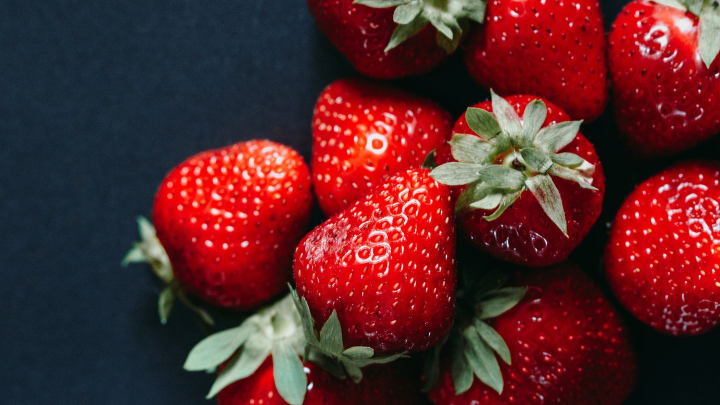
#> input picture 2_colors/strawberry.jpg, 1440 x 810 px (shown at 1/2 size)
$ jupyter execute --allow-errors 2_Exercise_solutions_moodle.ipynb
#> lines starting #> are read from the running program, lines starting #| are printed output that depends on the picture
# FBSP: Image processing - Colors
#### Author: Nick Yao Larsen
#### Email: nylarsen@cfin.au.dk

In this tutorial, we'll delve into the basics of how to understand colors of digital images

## Exercise 1
1. Load the image ```strawberry.jpg```
    * This image is available on Moodle, download it and save it in your own folder.
2. Display the image in a figure
3. Look at the pixel at positon (406, 350) (x, y)
    * Why are the values organized in this way? Explain it in your own words
4. Separate the red, green, and blue channels of an RGB image + create subplots
5. For each pixel, swap the color channels, such that the green value is now used for the red channel, the blue value is used for the green channel, and the red value is used for the blue channel.

## Exercise 2
1. Load the image ```blood1.tif```
    * This image is available on Moodle, download it and save it in your own folder.
2. What type of image is this? If it is indexed, convert it to grayscale.
3. Create your own colormap with the colors: black, blue, green, cyan, yellow, and white.
4. Slice the intensity levels (0-255) into 6 levels.
5. Create a subplot with tree images. In the left image you should display the original image with the grayscale values middle image using the colormap you created, and the right image you should display the image using 6 colors from the colormap ‘hot’
6. Convert the original image to double format
7. Flatten the data and plot histogram
8. Choose some threshold values based on the histogram (up to yourself)
9. Slice the image into sections based on your defined  threshold values

## Optional - Exercise 3 (No Solution is made yet)
1.Create a new image of size 200x200 pixels. Make vertical stripes in the image, such
that the first 10 columns are red, then 10 green columns, and 10 blue columns. Repeat
this pattern across the image.
2. Plot this image.

### Import libraries

[cell 1]
from skimage import io
import skimage
import numpy as np
import matplotlib.pyplot as plt

## Exercise 1
### 1.1 Load the image ```strawberry.jpg```
This image is available on Moodle, download it and save it in your own folder.

[cell 2]
## CODE HERE

[cell 3]
# Load the image
image_path = 'strawberry.jpg'
img = io.imread(image_path)
#> img is the input picture: shape (810, 1440, 3); mean R, G, B 91, 38.7, 41.7

### 1.2 Display the image

[cell 4]
## CODE HERE

[cell 5]
# Plot the image
plt.imshow(img)
plt.show()

# plt.imshow(image[350:360,405:410])
# plt.show()

### 1.3 Look at specific pixel
Get the value at the pixel at positon (406, 350) (x, y) - Visualized with the blue dot

**Question**: Why are the values organized in this way? Explain it in your own words

[cell 6]
# Create a figure and axis
fig, ax = plt.subplots()

# Display the image
ax.imshow(img)

# Define the coordinates of the point you want to plot
point_coordinates = (406, 350)  # Adjust these coordinates as needed

# Plot a red point on top of the image
ax.plot(point_coordinates[1], point_coordinates[0], 'bo')  # Matplotlib uses (y, x) order

# Show the plot
plt.show()
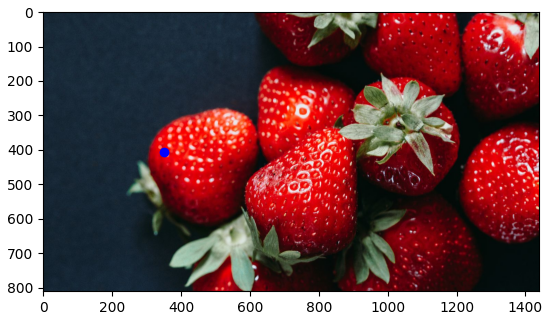
#> figure drawn by matplotlib, 1 panel

[cell 7]
## CODE HERE

[cell 8]
# Look at the pixel at positon (406, 350) (x, y)
# Why do we have these values???
img[350,406]
#> Out = [255, 4, 0]

### 1.4 Separate the red, green, and blue channels of an RGB image
1. Separate the red, green, and blue channels of an RGB image
2. Create a (2,2) subplot, where you show the original image and the image of each channel.

Question:
* Why do you think you pixels are lighter and some are darker for the different channels?

Hint: Think about the channels you need to pick to display the images

[cell 9]
## CODE HERE

[cell 10]
# Separate the RGB channels
red_channel = img[:, :, 0]
green_channel = img[:, :, 1]
blue_channel = img[:, :, 2]

# Create new imgs for each channel
red_img = np.zeros_like(img)
red_img[:, :, 0] = red_channel
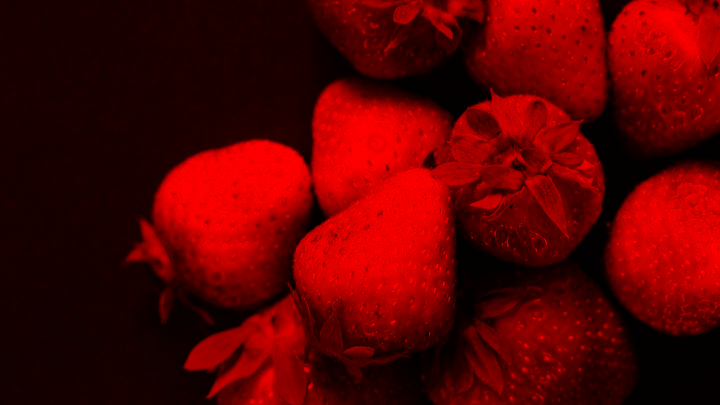
#> red_img: shape (810, 1440, 3) (shown at 1/2 size); mean of channels 0, 1, 2 91, 0, 0; drawn as R, G, B

green_img = np.zeros_like(img)
green_img[:, :, 1] = green_channel
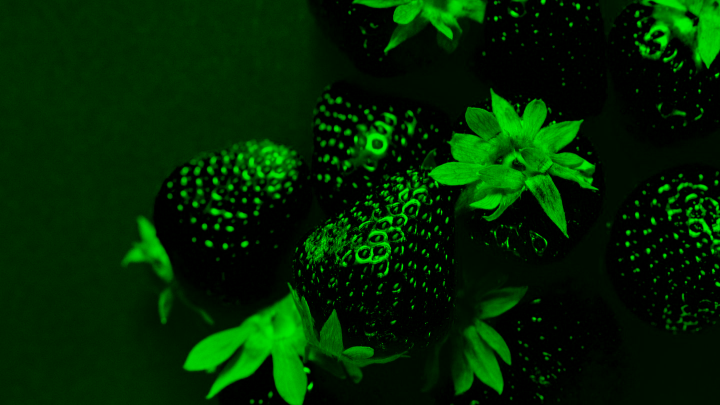
#> green_img: shape (810, 1440, 3) (shown at 1/2 size); mean of channels 0, 1, 2 0, 38.7, 0; drawn as R, G, B

blue_img = np.zeros_like(img)
blue_img[:, :, 2] = blue_channel
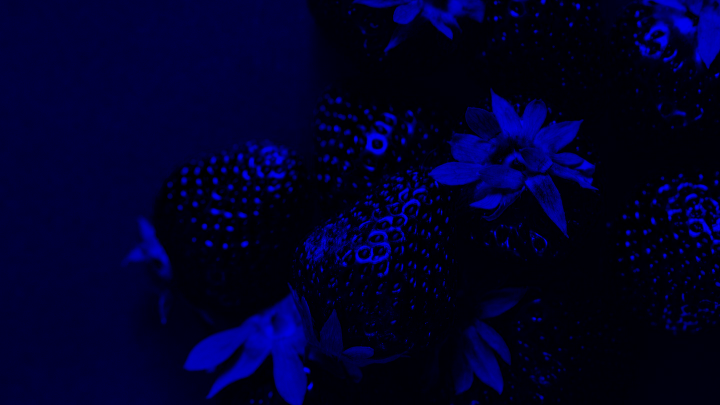
#> blue_img: shape (810, 1440, 3) (shown at 1/2 size); mean of channels 0, 1, 2 0, 0, 41.7; drawn as R, G, B

# Display the original and separated channels
fig, axes = plt.subplots(2, 2, figsize=(12, 7))

axes[0][0].imshow(img)
axes[0][0].set_title('Original img')

axes[0][1].imshow(red_img)
axes[0][1].set_title('Red Channel')

axes[1][0].imshow(green_img)
axes[1][0].set_title('Green Channel')

axes[1][1].imshow(blue_img)
axes[1][1].set_title('Blue Channel')

for ax in axes.ravel():
    ax.set_axis_off()

plt.show()

### 1.5 Swap color channels
For each pixel, swap the color channels, such that the green value is now used for the red channel,
<br>
the blue value is used for the green channel, and the red value is used for the blue channel.

Essentially:
* green => red, blue => green, red => blue

[cell 11]
## CODE HERE

[cell 12]
# Create a deep copy of the img
img_new = np.copy(img)

# Swap color channels using array slicing
#img_new[:, :, [0, 1, 2]] = img_new[:, :, [2, 0, 1]]
img_new[:, :, [0, 1, 2]] = img_new[:, :, [1, 2, 0]]
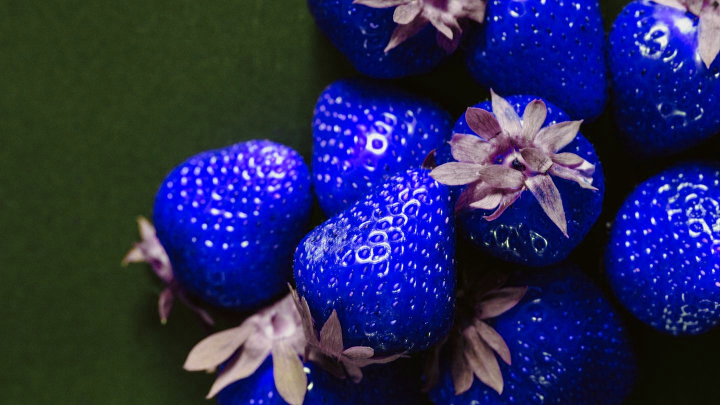
#> img_new: shape (810, 1440, 3) (shown at 1/2 size); mean R, G, B 38.7, 41.7, 91
# Create a subplot to show both the original img and the img with swapped colors
fig, axes = plt.subplots(1, 2, figsize=(12, 9))

axes[0].imshow(img)
axes[0].set_title('Original img')

axes[1].imshow(img_new)
axes[1].set_title('img with Swapped Colors')

for ax in axes:
    ax.axis('off')

plt.show()

Now you can do some **Photoshop** by yourself by doing some coding 😊

## Exercise 2
1. Load the image ```blood1.tif```
    * This image is available on Moodle, download it and save it in your own folder.
2. What type of image is this? If it is indexed, convert it to grayscale.
    * Disply the image
3. Create your own colormap with the colors: black, blue, green, cyan, yellow, and white.
4. Slice the intensity levels (0-255) into 6 levels.
5. Create a subplot with two images. In the left image you should display the image using
the colormap you created. In the right image you should display the image using 6
colors from the colormap ‘hot’

### Import Libraries

[cell 13]
from matplotlib.colors import LinearSegmentedColormap
from matplotlib.colors import ListedColormap
import matplotlib.cm as cm

### 2.1 Load the image ```blood1.tif```

* This image is available on Moodle, download it and save it in your own folder.

[cell 14]
## CODE HERE

[cell 15]
# Load the image 'blood1.tif'
img = skimage.io.imread('blood1.tif')
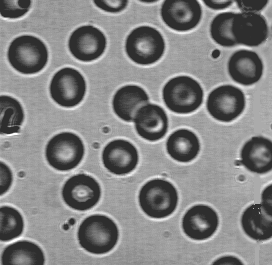
#> input picture 2_colors/blood1.tif, 272 x 265 px
#> img is the input picture: shape (265, 272); min 46, max 255, mean 129.8

### 2.2 What type of image is this?
If it is indexed, convert it to grayscale.
* Disply the image

[cell 16]
## CODE HERE

[cell 17]
plt.imshow(img, cmap="gray")
plt.show()

### 2.3 Create your own colormap with the colors:
The colors should be: ["black", "white", "magenta", "blue", "yellow", "red"]

Hint, use the imported package ```ListedColormap```

[cell 18]
## CODE HERE

[cell 19]
# Specify distinct colors for each segment
segment_colors = ["black", "white", "magenta", "blue", "yellow", "red"]

# Create a ListedColormap
mycmap = ListedColormap(segment_colors)
mycmap

### 2.4 Slice the intensity levels (0-255) into 6 levels.
Remember, now we need to slice the intensity levels into 6 levels in this case.

An Example of the idea of slicing is shown down below

We will do the slicing just by dvidide the intensity values of 0-255 into N (6) equal steps

You can get some inspiration of during this by using the package ```np.digitize```

An example of the idea of slicing is shown **down below**:

[cell 20]
# Generate some sample data, which could be your image data (even though it is 1D)
data = np.array([1.5, 2.5, 4.0, 5.3, 5.9, 6.0, 7.2])

# Define bin edges. The bin edges will work as those
bin_edges = np.array([2.0, 4.0, 6.0])

# Use np.digitize to assign each data point to a bin
digitized_data = np.digitize(data, bins=bin_edges)

# Print the results
for i, value in enumerate(data):
    print(f"Data point {value} is in bin {digitized_data[i]}")

[cell 21]
np.unique(digitized_data)

Here, ```digitized_data``` indicates which bin each value in data belongs to.

* 1.5 is less than 2.0, so it's in bin 0.
* 2.5 is between 2.0 and 4.0, so it's in bin 1.
* 4.0 is exactly at the edge, so it's in bin 2.
* 5.3 is between 4.0 and 6.0, so it's in bin 2.
* 5.9 is between 4.0 and 6.0, so it's in bin 2.
* 6.0 is exactly at the edge, so it's in bin 3.
* 7.2 is greater than 6.0, so it's in bin 3.

So, the intervals of the different bins are:
* 0-2 (bin 0)
* 2-4 (bin 1)
* 4-6 (bin 2)
* 6-... (bin 3)

So, in this case when we got 6 levels of colors, we need to define a ```bin_edges``` to have a 0-5 different bins (N=6) in total
You can do that manually, or try to make a concatenated for loop using ```np.array```
```bin_edges = np.array([... for i in ....])```
where len(bin_edges) = 6

[cell 22]
## CODE HERE

[cell 23]
# Specify distinct colors for each segment
segment_colors = ["black", "white", "magenta", "blue", "yellow", "red"]
num_categories = (len(segment_colors)+1)
bin_edges = np.array([i*np.round(255/num_categories) for i in np.arange(1,num_categories)]).astype(int)


num_categories = (len(segment_colors)+1)
bin_edges = np.array([i*np.round(255/num_categories) for i in np.arange(1,num_categories)]).astype(int)
# Slice the image into 6 levels
img_levels = np.digitize(img, bins=bin_edges)
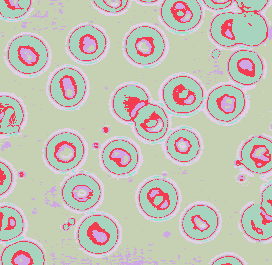
#> img_levels: shape (265, 272) int64; 6 distinct labels, from 1 to 6; one colour per label, 0 black

### 2.5 Create a subplot with two images.
In the left image you should display the image using the colormap you created.
In the right image you should display the image using 6 colors from the colormap ‘hot’
- Hint use at ```cm.get_cmap()```

[cell 24]
## CODE HERE

[cell 25]
# Create a subplot with two images
fig, axes = plt.subplots(1, 3, figsize=(12, 5))

# Display the left image using the custom colormap
img_0 = axes[0].imshow(img, cmap='gray', aspect='auto', interpolation='nearest')
axes[0].set_title('Custom Colormap')

# Display the left image using the custom colormap
img_1 = axes[1].imshow(img_levels, cmap=mycmap, aspect='auto', interpolation='nearest')
axes[1].set_title('Custom Colormap')

# Display the right image using 6 colors from the 'hot' colormap
img_2 = axes[2].imshow(img_levels, cmap=cm.get_cmap('hot', 6), aspect='auto', interpolation='nearest')
axes[2].set_title('Hot Colormap (6 colors)')

# Add colorbars
cbar_0 = plt.colorbar(img_0, ax=axes[0], orientation='vertical', ticks=range(1, num_categories))
cbar_1 = plt.colorbar(img_1, ax=axes[1], orientation='vertical', ticks=range(1, num_categories))
cbar_2 = plt.colorbar(img_2, ax=axes[2], orientation='vertical', ticks=range(1, num_categories))

# Set colorbar labels
cbar_0.set_label('Grayscale')
cbar_1.set_label('Custom Colormap Levels')
cbar_2.set_label('Hot Colormap Levels')

for ax in axes:
    ax.axis('off')

plt.show()

### 2.6 Convert the original image to double format
This will scale the values/normalize it to use the entire range from 0-1.

Use the function ```rescale_intensity``` in ```skimage```. Look up in this website if you are not sure [https://scikit-image.org/](https://scikit-image.org/)

[cell 26]
## CODE HERE

[cell 27]
# Convert the image to double format and scale the values to the range [0, 1]
img_normalized = skimage.exposure.rescale_intensity(img, out_range='float64')
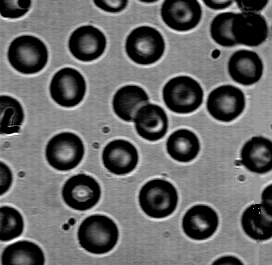
#> img_normalized: shape (265, 272) float64; min 0, max 1, mean 0.401
# Set print options to format floating-point numbers with 3 decimal places
np.set_printoptions(precision=2, suppress=True)

print(f"Original values of img\n {img}\n")
#> (printed output is left out)
print(f"Normalized  values of img_normalized\n {img_normalized}" )
#> (printed output is left out)

### 2.7 Flatten the data and plot histogram
Flatten the data and plot histogram of the image intensities

[cell 28]
## CODE HERE

[cell 29]
# Flatten the 2D array into a 1D array
img_flat = img_normalized.flatten()

# Plot the histogram
plt.hist(img_flat, bins=256, range=[0, 1], density=True, color='gray', alpha=0.7)
plt.title('Grayscale Image Histogram')
plt.xlabel('Pixel Value')
plt.show()
#> figure, not shown here; tallest bar 39.77 high, from x = 0 to 0.00391

### 2.8 Choose some threshold values based on the histogram (up to yourself)
Make a new plot of the histogram that includes  the chosen threshold values.
I have used threshold value to be ```0.1, 0.45, 0.7```
Hint: use ```axvline``` to plot the lines

[cell 30]
## CODE HERE

[cell 31]
# Choose threshold values
thresholds = [0.1, 0.45, 0.7]

# Plot the histogram
plt.hist(img_flat, bins=256, range=[0, 1], density=True, color='gray', alpha=0.7)
plt.title('Grayscale Image Histogram')
plt.xlabel('Pixel Value')
plt.ylabel('Frequency')

# Add vertical red lines to highlight the thresholds
for threshold in thresholds:
    plt.axvline(x=threshold, color='red', linestyle='dashed', linewidth=2, label=f'Threshold = {threshold}')

plt.legend()
plt.show()
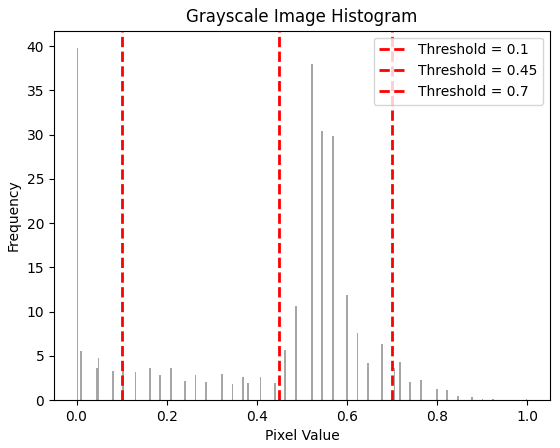
#> figure drawn by matplotlib, 1 panel; tallest bar 39.77 high, from x = 0 to 0.00391

### Bonus: Fancy plot if you want to try
* Get output values from from histogram to get the frequency values of each bin and then get the highest value to define the hight of your box
* Define your colormap
* Fill the background using ```plt.fill_betweenx()```

[cell 32]
# Choose threshold values
thresholds = [0.1, 0.45, 0.7]

# Plot the histogram
values, bins, _ = plt.hist(img_flat, bins=256, range=[0, 1], density=True, color='gray', alpha=0.7)
#> values = 256 values, max 39.77 at index 0, min 0 at index 1, mean 1; bins = 257 values from 0 to 1
plt.title('Grayscale Image Histogram')
plt.xlabel('Pixel Value')
plt.ylabel('Frequency')

# Define a custom colormap with black for darkest pixels, red for middle values, and green for brightest pixels
mymap = [[0, 0, 0], [1, 0, 0], [0, 1, 0], [0, 0, 1]]

# Add vertical red lines to highlight the thresholds
for threshold in thresholds:
    plt.axvline(x=threshold, color='red', linestyle='dashed', linewidth=2, label=f'Threshold = {threshold}')

# Highlight areas with different colors
#> (the rest of this cell did not finish here and is left out)

### 2.9 Slice the image into sections based on your defined  threshold values
Use the function ```np.digitize``` to convert the image to a digit vector

Also, create your colormap that fits with your threshold values

[cell 33]
## CODE HERE

[cell 34]
# Slice the image into 3 sections using threshold values at 0.1 and 0.7
img_slice = np.digitize(img_normalized, bins=thresholds)
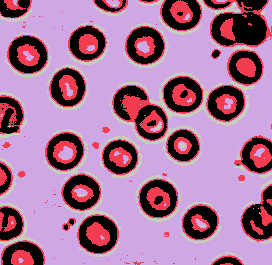
#> img_slice: shape (265, 272) int64; 4 distinct labels, from 0 to 3; one colour per label, 0 black

mymap = [[0, 0, 0], [1, 0, 0], [0, 1, 0], [0, 0, 1]]

mycmap = LinearSegmentedColormap.from_list("", mymap)

# Plot the image using the custom colormap
plt.imshow(img_slice, cmap=mycmap)
plt.show()
